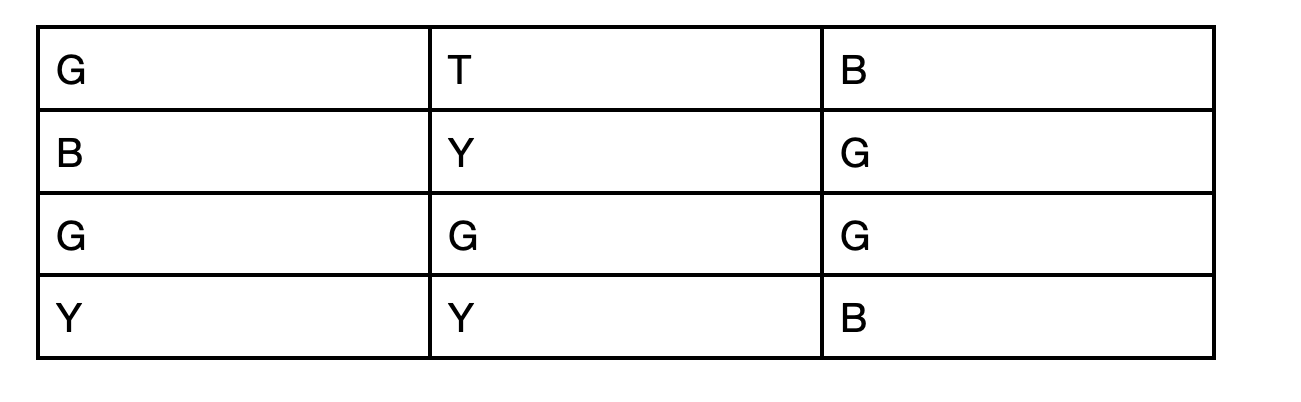
#> input picture bordi.png, 1301 x 402 px
$ python eliminabordi.py
#> lines starting #> are read from the running program, lines starting #| are printed output that depends on the picture; after the words box and inside, x2 and y2 are one past the last pixel; in counts of white or black regions, pixels touching at a corner belong together
import cv2
import numpy as np

def remove_table_borders(image_path, output_path):
    # Carica l'immagine a colori
#> called with image_path = 'bordi.png', output_path = 'test_image.png'
    img = cv2.imread(image_path)
#> img is the input picture: shape (402, 1301, 3); min 0, max 255, mean 239.2
    # Converti in scala di grigi
    gray = cv2.cvtColor(img, cv2.COLOR_BGR2GRAY)

    # Applica una soglia binaria inversa per evidenziare le righe nere
    _, binary = cv2.threshold(gray, 128, 255, cv2.THRESH_BINARY_INV)
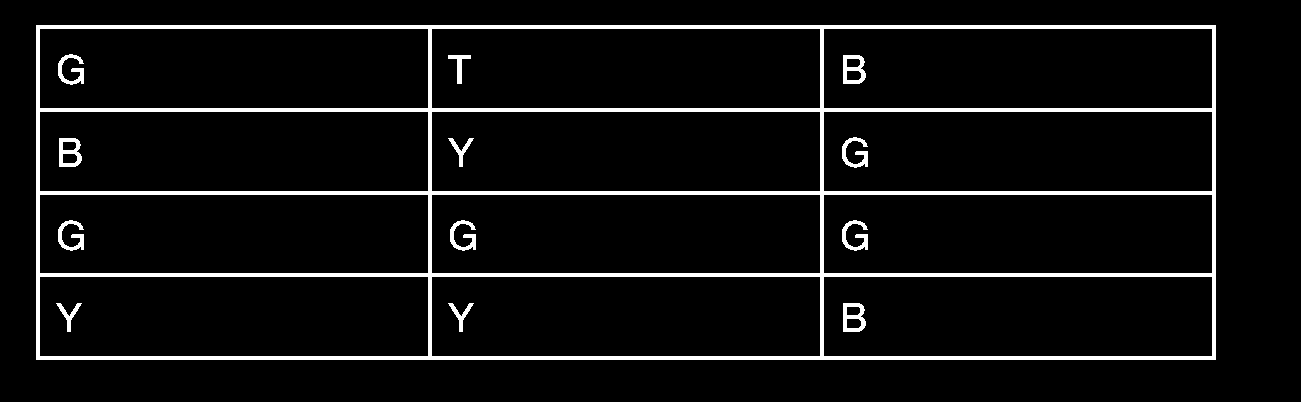
#> binary: shape (402, 1301); 6.2% white; 13 white regions, largest, box (x1, y1, x2, y2) and area: (36, 25, 1216, 360) 28640, (843, 55, 866, 84) 384, (59, 138, 82, 167) 384

    # Usa un kernel per rilevare le linee orizzontali e verticali
    horizontal_kernel = cv2.getStructuringElement(cv2.MORPH_RECT, (40, 1))
    vertical_kernel = cv2.getStructuringElement(cv2.MORPH_RECT, (1, 40))

    # Rileva le linee orizzontali
    detect_horizontal = cv2.morphologyEx(binary, cv2.MORPH_OPEN, horizontal_kernel)
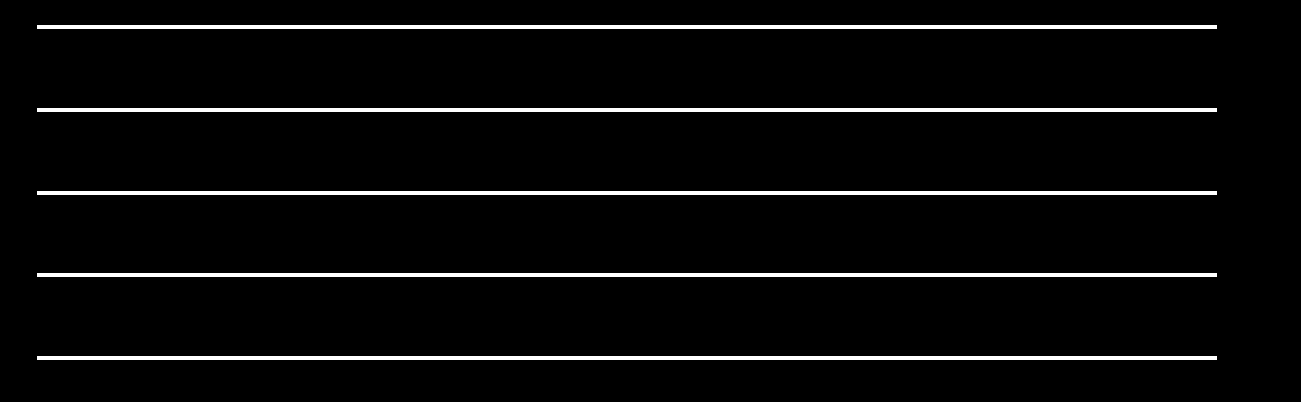
#> detect_horizontal: shape (402, 1301); 4.5% white; 5 white regions, box (x1, y1, x2, y2) and area: (37, 25, 1217, 29) 4720, (37, 108, 1217, 112) 4720, (37, 191, 1217, 195) 4720, (37, 273, 1217, 277) 4720, (37, 356, 1217, 360) 4720
    # Rileva le linee verticali
    detect_vertical = cv2.morphologyEx(binary, cv2.MORPH_OPEN, vertical_kernel)
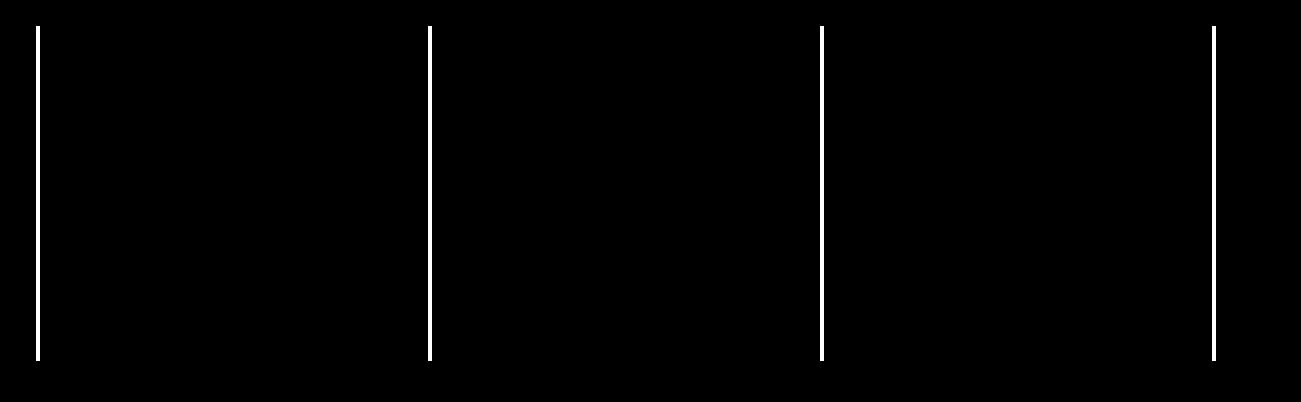
#> detect_vertical: shape (402, 1301); 1% white; 4 white regions, box (x1, y1, x2, y2) and area: (36, 26, 40, 361) 1340, (428, 26, 432, 361) 1340, (820, 26, 824, 361) 1340, (1212, 26, 1216, 361) 1340

    # Combina le linee orizzontali e verticali
    table_borders = cv2.add(detect_horizontal, detect_vertical)
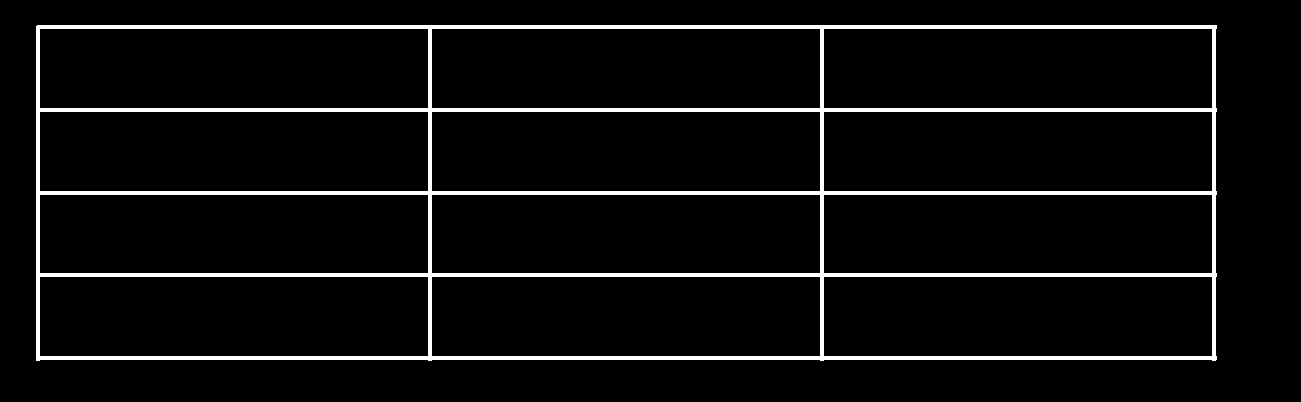
#> table_borders: shape (402, 1301); 5.5% white; 1 white region, box (x1, y1, x2, y2) and area: (36, 25, 1217, 361) 28675

    # Dilata i bordi per assicurarti che coprano completamente le righe della tabella
    dilated_borders = cv2.dilate(table_borders, np.ones((3, 3), np.uint8), iterations=1)
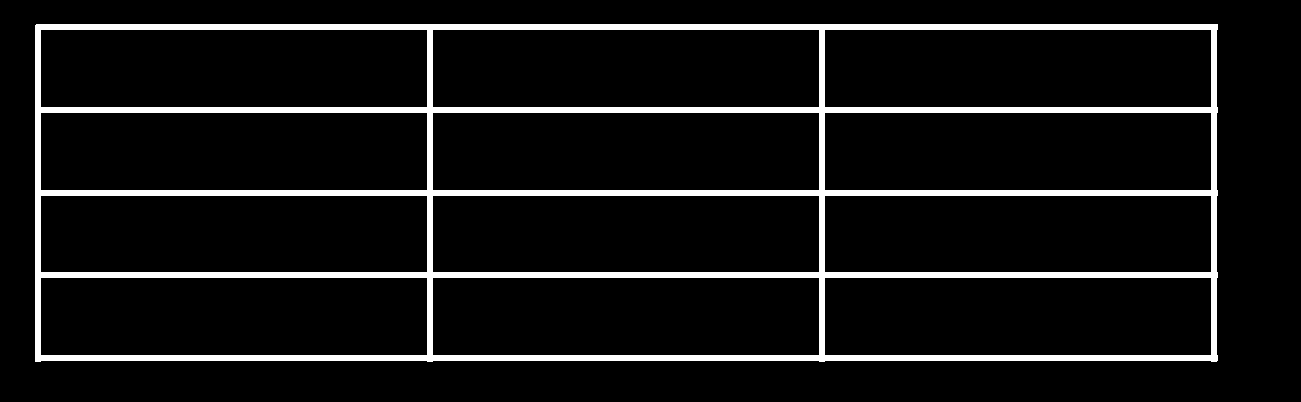
#> dilated_borders: shape (402, 1301); 8.2% white; 1 white region, box (x1, y1, x2, y2) and area: (35, 24, 1218, 362) 42881

    # Crea una maschera inversa per selezionare le linee della tabella
    table_borders_inv = cv2.bitwise_not(dilated_borders)

    # Copre le linee della tabella con bianco
    img[table_borders == 255] = [255, 255, 255]
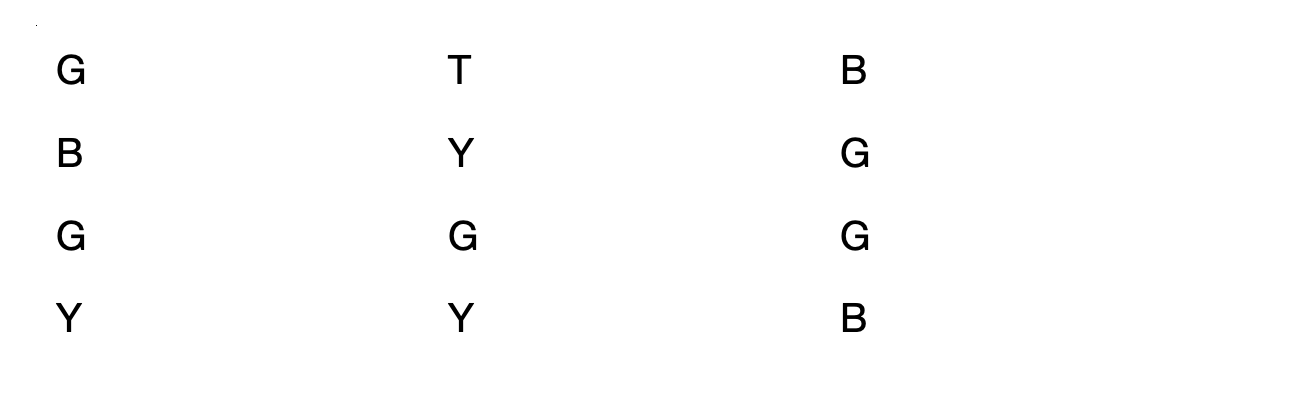
#> img: shape (402, 1301, 3); 5.48% of pixels changed, all inside (x1, y1, x2, y2) = (36, 25, 1216, 360)

    # Salva l'immagine risultante
    cv2.imwrite(output_path, img)

# Esempio di utilizzo
input_image = 'bordi.png'  # Usa il nome dell'immagine che hai
output_image = 'test_image.png'  # Specifica il nome dell'immagine di output
remove_table_borders(input_image, output_image)

$ run again, with PROVA copia.png copied over bordi.png
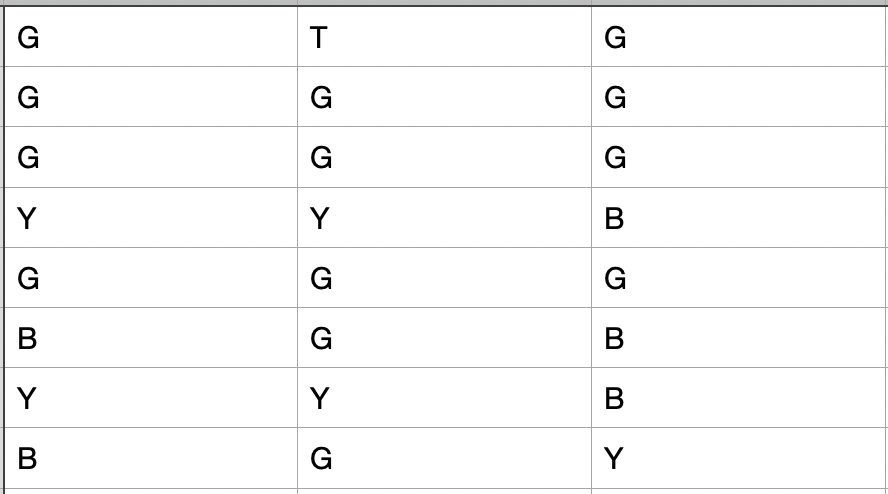
#> input picture PROVA copia.png, 888 x 494 px
#> in remove_table_borders, img is the input picture: shape (494, 888, 3); mean B, G, R 248.8, 248.8, 248.8
#> in remove_table_borders, `_, binary = cv2.threshold(gray, 128, 255, cv2.THRESH_BINARY_INV)`:
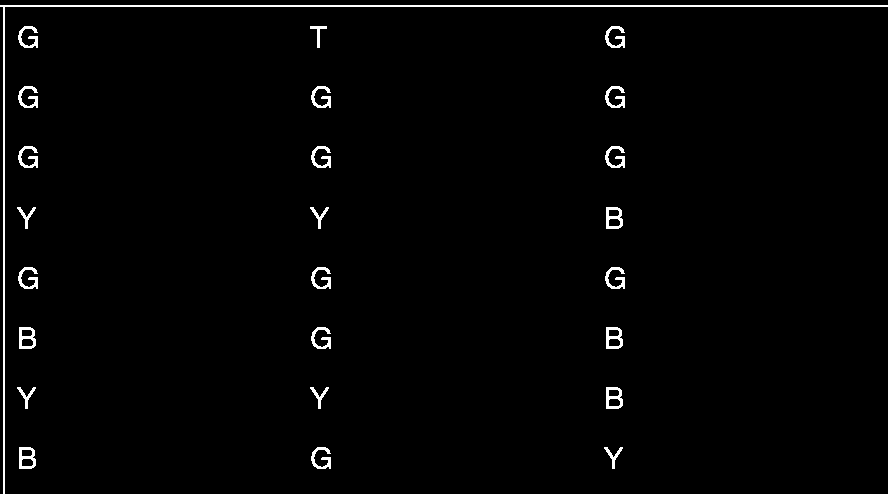
#> binary: shape (494, 888); 1.6% white in thin lines or dots
#> detect_horizontal: shape (494, 888); 0.4% white in thin lines or dots, all inside (x1, y1, x2, y2) = (0, 5, 888, 7)
#> detect_vertical: shape (494, 888); 0.22% white in thin lines or dots, all inside (x1, y1, x2, y2) = (3, 6, 5, 494)
#> table_borders: shape (494, 888); 0.63% white in thin lines or dots
#> dilated_borders: shape (494, 888); 1.3% white; 1 white region, box (x1, y1, x2, y2) and area: (0, 4, 888, 494) 5496
#> in remove_table_borders, `img[table_borders == 255] = [255, 255, 255]`:
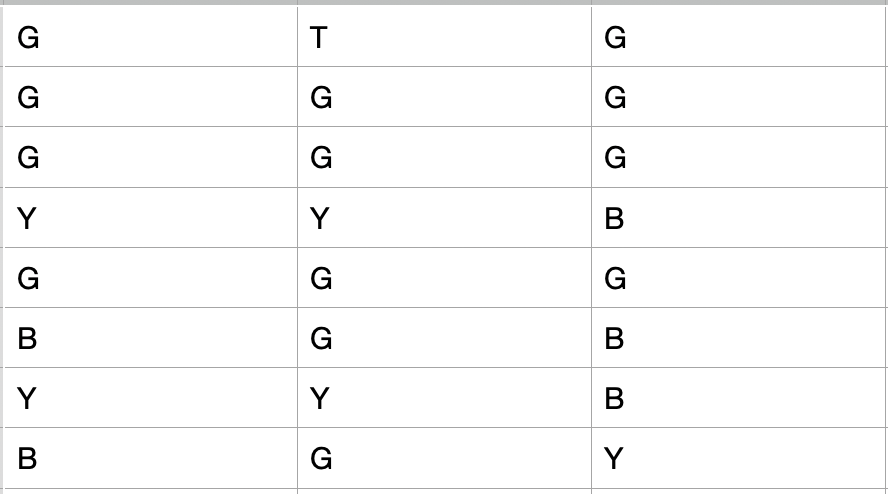
#> img: shape (494, 888, 3); 0.63% of pixels changed, all inside (x1, y1, x2, y2) = (0, 5, 888, 494)

$ run again, with circled_letters.png copied over bordi.png
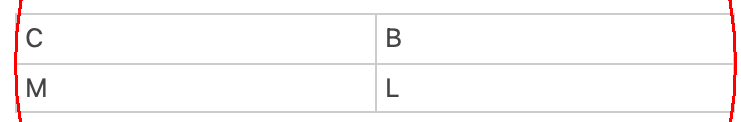
#> input picture circled_letters.png, 741 x 122 px
#> in remove_table_borders, img is the input picture: shape (122, 741, 3); mean B, G, R 249.3, 249.3, 251.4
#> in remove_table_borders, `_, binary = cv2.threshold(gray, 128, 255, cv2.THRESH_BINARY_INV)`:
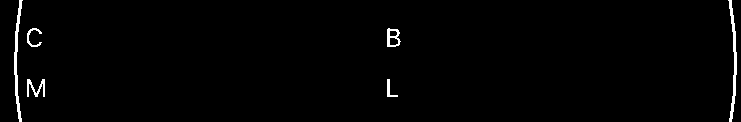
#> binary: shape (122, 741); 1.3% white; 6 white regions, box (x1, y1, x2, y2) and area: (14, 0, 23, 122) 374, (728, 0, 737, 122) 374, (27, 79, 45, 97) 146, (387, 28, 401, 47) 137, (27, 28, 42, 47) 93, (387, 79, 398, 97) 70
#> detect_horizontal: shape (122, 741); every value is 0
#> detect_vertical: shape (122, 741); 0.38% white in thin lines or dots, all inside (x1, y1, x2, y2) = (15, 0, 736, 105)
#> dilated_borders: shape (122, 741); 0.87% white; 2 white regions, box (x1, y1, x2, y2) and area: (14, 0, 21, 106) 394, (730, 0, 737, 106) 394
#> in remove_table_borders, `img[table_borders == 255] = [255, 255, 255]`:
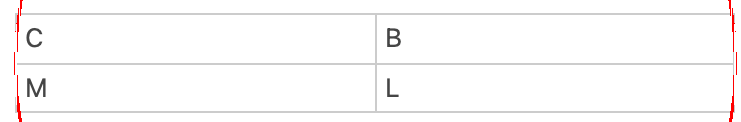
#> img: shape (122, 741, 3); 0.37% of pixels changed, all inside (x1, y1, x2, y2) = (15, 0, 736, 105)
